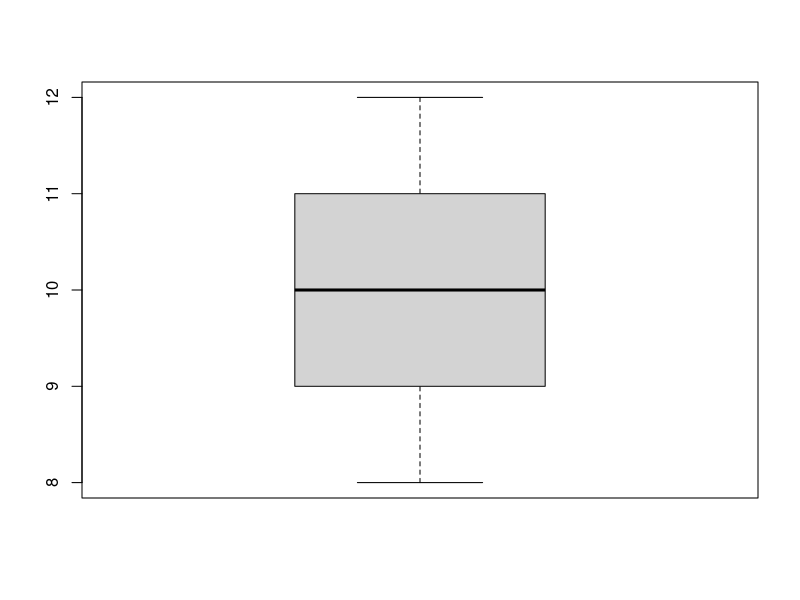
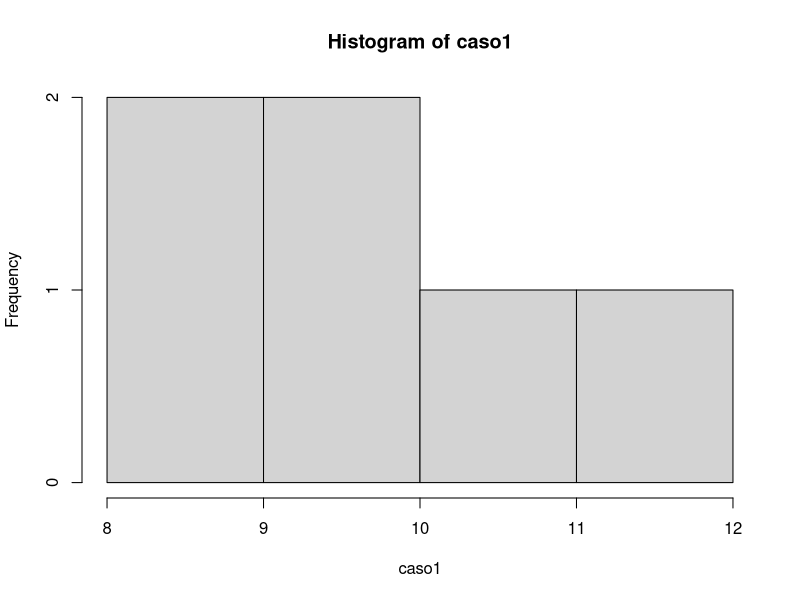
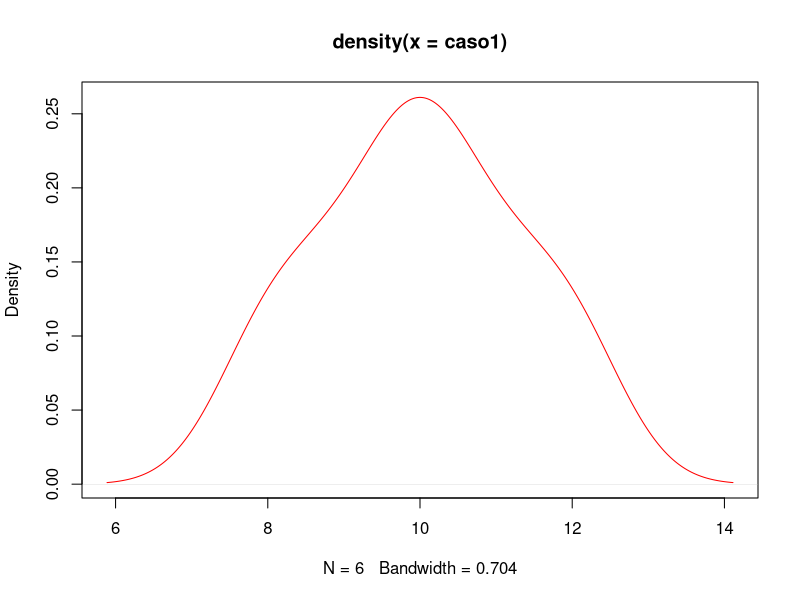

These figures' R source, in order:
#ESTRUCTURAS DE DATOS
#VECTOR
vector <- c(1:10)
print(vector) #imprime en consola el vector
length(vector) #longitud del vector

#OTRA FORMA DE DECLARAR UN VECTOR ES:
vector1 <- vector(mode= "character", length= 5)
print(vector1)

is.vector(vector1) #le pregunto si el tipo de estructura de dato es vector?

caso1 <- c(11, 10, NA, 9, 8, 10, 12) # NA es un valor vacio o faltante en R este dato es manejado de una manera especial
print(caso1)
is.na(caso1) #is.na() es una funcion que me devuelve TRUE si encuentra un valor NA dentro del vector

mean((vector)) #conocer la media o promedio
mean(caso1, na.rm = TRUE) # na.rm = TRUE ; me permite hacer la operacion dejando de lado los valore NA
sd(caso1, na.rm = TRUE) # na.rm = TRUE ; me permite hacer la operacion dejando de lado los valore NA
sd(caso1, na.rm = TRUE) # na.rm = TRUE ; me permite hacer la operacion dejando de lado los valore NA
max(caso1, na.rm = TRUE) # na.rm = TRUE ; me permite hacer la operacion dejando de lado los valore NA
min(caso1, na.rm = TRUE) # na.rm = TRUE ; me permite hacer la operacion dejando de lado los valore NA


caso1 <- caso1[!is.na(caso1)] #para quitar los valores nulos y no estar indicandolo enc ada
#operacion lo puedo hace con la negacio
print(caso1)
print(sort(caso1))

summary(caso1) #me permite ver resumen estadistico
boxplot(caso1)
hist(caso1)
plot(density(caso1), col = "red")
